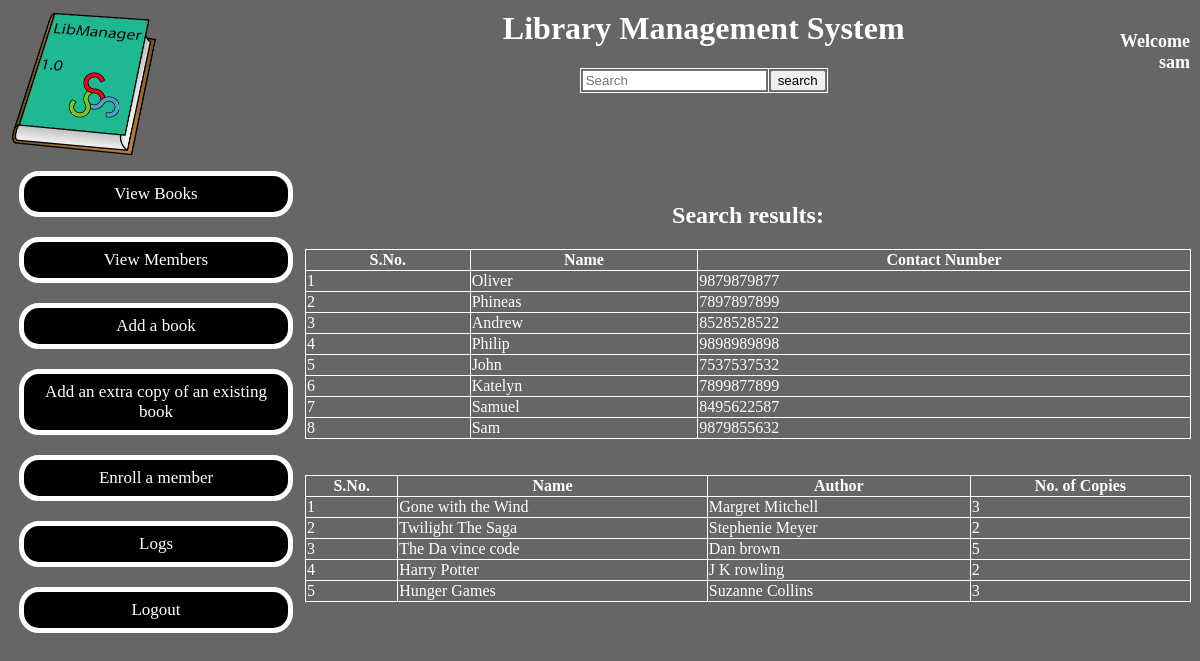
The app's page /search.php (signed in) with its own data.
### tables this page shows
CREATE TABLE IF NOT EXISTS `members` (
  `mid` int(11) NOT NULL AUTO_INCREMENT,
  `mname` varchar(100) DEFAULT NULL,
  `mph` varchar(12) DEFAULT NULL,
  `mbook` tinyint(1) NOT NULL DEFAULT '0',
  `mad` varchar(250) DEFAULT NULL,
  `mdoj` date DEFAULT NULL,
  PRIMARY KEY (`mid`)
);

CREATE TABLE IF NOT EXISTS `books` (
  `bid` int(11) NOT NULL AUTO_INCREMENT,
  `bname` varchar(100) DEFAULT NULL,
  `bauth` varchar(100) DEFAULT NULL,
  `bcopies` int(11) NOT NULL DEFAULT '1',
  `bpub` varchar(40) DEFAULT NULL,
  `bsup` varchar(40) DEFAULT NULL,
  PRIMARY KEY (`bid`)
);

### search.php (the view, shortened to what this page needs)
<?php
include("php/sqlvar.php");
$sbk = "select * from books where bname like '%".$_POST['bar']."%'";
$smb = "select * from members where mname like '%".$_POST['bar']."%'";
$sbook=mysqli_query($conn, $sbk);
$smembers=mysqli_query($conn, $smb);
?>
<html>
<head>
<link rel="stylesheet" href="style.css" type="text/css">
</head>
<body>
<table width="100%">
   <?php include("php/header.php");?>
  <tr>
    <?php include("php/menu.php"); ?>
    <td>
    	<h2><center>Search results:</center></h2>
        <?php if(mysqli_num_rows($smembers)!=0){?>
        <table width="100%" border=1 style="border-collapse:collapse">
        <tr>
        	<th>S.No.</th>
            <th>Name</th>
            <th>Contact Number</th>
        </tr>
		<?php
		while($a = mysqli_fetch_array($smembers)){
		echo "<tr>";
		echo "<td>";
		echo $a['mid'];
		echo "</td>";
		echo "<td>";
		echo $a['mname'];
		echo "</td>";
		echo "<td>";
		echo $a['mph'];
		echo "</td>";
		echo "</tr>";
		}
		echo "</table> <br><br>";
		}
		else echo "No members where found";
		if(mysqli_num_rows($sbook)!=0){
		?>
        <table width="100%" border=1 style="border-collapse:collapse">
        <tr>
        	<th>S.No.</th>
            <th>Name</th>
            <th>Author</th>
            <th>No. of Copies</th>
        </tr>
		<?php
		while($a = mysqli_fetch_array($sbook)){
		echo "<tr>";
		echo "<td>";
		echo $a['bid'];
		echo "</td>";
		echo "<td>";
		echo $a['bname'];
		echo "</td>";
		echo "<td>";
		echo $a['bauth'];
		echo "</td>";
		echo "<td>";
		echo $a['bcopies'];
		echo "</td>";
		echo "</tr>";
		}
    echo "</table>";
		}
		else echo"<br> no books where found";
		?>
    </td>
  </tr>
</body>
</html>

### style.css (style rules this page uses)
body { background-color:#666; color:#FFF }
table { border-collapse:collapse; border:0px solid #FFF; }

### records on screen
members: mid "1", mname "Oliver", mph "9879879877"
members: mid "2", mname "Phineas", mph "7897897899"
members: mid "3", mname "Andrew", mph "8528528522"
members: mid "4", mname "Philip", mph "9898989898"
members: mid "5", mname "John", mph "7537537532"
members: mid "6", mname "Katelyn", mph "7899877899"
members: mid "7", mname "Samuel", mph "8495622587"
members: mid "8", mname "Sam", mph "9879855632"
books: bid "1", bname "Gone with the Wind", bauth "Margret Mitchell", bcopies "3"
books: bid "2", bname "Twilight The Saga", bauth "Stephenie Meyer", bcopies "2"
books: bid "3", bname "The Da vince code", bauth "Dan brown", bcopies "5"
books: bid "4", bname "Harry Potter", bauth "J K rowling", bcopies "2"
books: bid "5", bname "Hunger Games", bauth "Suzanne Collins", bcopies "3"

### other values on screen
$_SESSION['name'] "sam"
